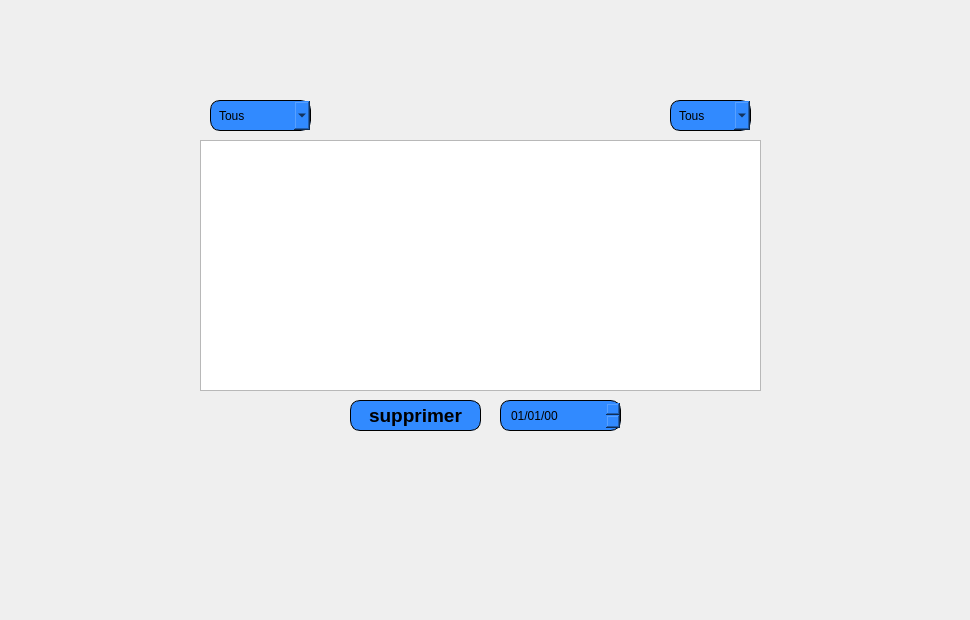
     <widget class="QWidget" name="tab_15">
      <attribute name="icon">
       <iconset resource="projet.qrc">
        <normaloff>:/images/clock.png</normaloff>:/images/clock.png</iconset>
      </attribute>
      <attribute name="title">
       <string>Historique</string>
      </attribute>
      <widget class="QComboBox" name="combo_action">
       <property name="geometry">
        <rect>
         <x>210</x>
         <y>100</y>
         <width>101</width>
         <height>31</height>
        </rect>
       </property>
       <property name="styleSheet">
        <string notr="true">	border: 1px solid black;
border-radius: 10px;
padding: 0 8px;
background: #318aff;
font: bold, &quot;Arial&quot;;;
text-align:center;</string>
       </property>
       <item>
        <property name="text">
         <string>Tous</string>
        </property>
       </item>
       <item>
        <property name="text">
         <string>Ajout</string>
        </property>
       </item>
       <item>
        <property name="text">
         <string>Modification</string>
        </property>
       </item>
       <item>
        <property name="text">
         <string>Suppression</string>
        </property>
       </item>
      </widget>
      <widget class="QListView" name="listhistorique">
       <property name="geometry">
        <rect>
         <x>200</x>
         <y>140</y>
         <width>561</width>
         <height>251</height>
        </rect>
       </property>
      </widget>
      <widget class="QLabel" name="label_history">
       <property name="geometry">
        <rect>
         <x>180</x>
         <y>90</y>
         <width>621</width>
         <height>351</height>
        </rect>
       </property>
       <property name="text">
        <string/>
       </property>
       <property name="pixmap">
        <pixmap resource="projet.qrc">:/images/imf.jpg</pixmap>
       </property>
      </widget>
      <widget class="QLabel" name="label_historys">
       <property name="geometry">
        <rect>
         <x>0</x>
         <y>0</y>
         <width>961</width>
         <height>611</height>
        </rect>
       </property>
       <property name="text">
        <string/>
       </property>
       <property name="pixmap">
        <pixmap resource="projet.qrc">:/images/haya.png</pixmap>
       </property>
      </widget>
      <widget class="QDateEdit" name="dateEdit_history">
       <property name="geometry">
        <rect>
         <x>500</x>
         <y>400</y>
         <width>121</width>
         <height>31</height>
        </rect>
       </property>
       <property name="styleSheet">
        <string notr="true">	border: 1px solid black;
border-radius: 10px;
padding: 0 8px;
background: #318aff;
font: bold, &quot;Arial&quot;;;
text-align:center;</string>
       </property>
       <property name="displayFormat">
        <string>dd/MM/yy</string>
       </property>
      </widget>
      <widget class="QPushButton" name="pushButton_supphistory">
       <property name="geometry">
        <rect>
         <x>350</x>
         <y>400</y>
         <width>131</width>
         <height>31</height>
        </rect>
       </property>
       <property name="font">
        <font>
         <family>Arial</family>
         <pointsize>14</pointsize>
         <weight>75</weight>
         <italic>false</italic>
         <bold>true</bold>
        </font>
       </property>
       <property name="styleSheet">
        <string notr="true">	border: 1px solid black;
border-radius: 10px;
padding: 0 8px;
background: #318aff;
font: bold, &quot;Arial&quot;;;
text-align:center;</string>
       </property>
       <property name="text">
        <string>supprimer</string>
       </property>
       <property name="icon">
        <iconset resource="projet.qrc">
         <normaloff>:/images/Erase.png</normaloff>:/images/Erase.png</iconset>
       </property>
      </widget>
      <widget class="QComboBox" name="comboBox_mp">
       <property name="geometry">
        <rect>
         <x>670</x>
         <y>100</y>
         <width>81</width>
         <height>31</height>
        </rect>
       </property>
       <property name="styleSheet">
        <string notr="true">	border: 1px solid black;
border-radius: 10px;
padding: 0 8px;
background: #318aff;
font: bold, &quot;Arial&quot;;;
text-align:center;</string>
       </property>
       <item>
        <property name="text">
         <string>Tous</string>
        </property>
       </item>
       <item>
        <property name="text">
         <string>Produit</string>
        </property>
       </item>
       <item>
        <property name="text">
         <string>Magasin</string>
        </property>
       </item>
      </widget>
      <zorder>label_historys</zorder>
      <zorder>label_history</zorder>
      <zorder>combo_action</zorder>
      <zorder>listhistorique</zorder>
      <zorder>dateEdit_history</zorder>
      <zorder>pushButton_supphistory</zorder>
      <zorder>comboBox_mp</zorder>
     </widget>
